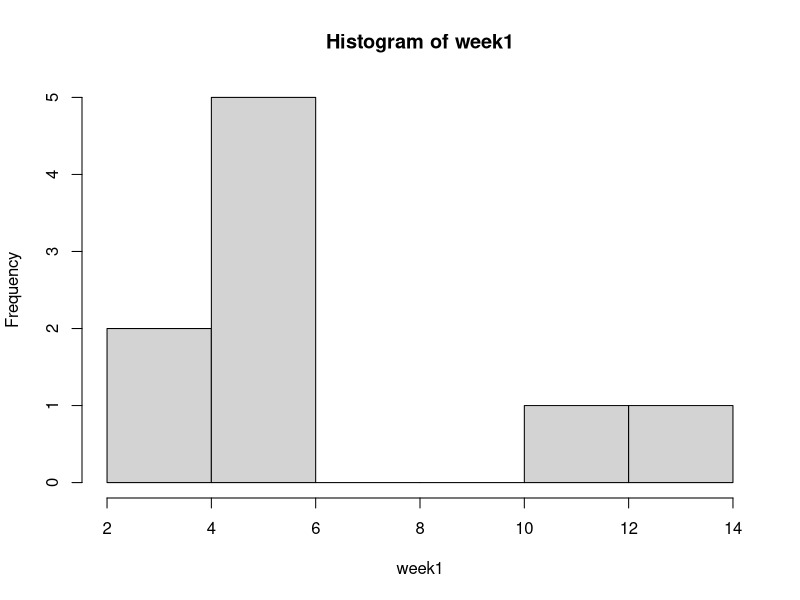

This chart was generated by the following R code:
## ---- chunk 1
knitr::opts_chunk$set(echo = TRUE)
## ---- chunk 2
week1 =c(6, 4.5, 13.5, NA, 5, 4, 3.5, 5, 11.5, 6)
## ---- chunk 3
hist(week1)
